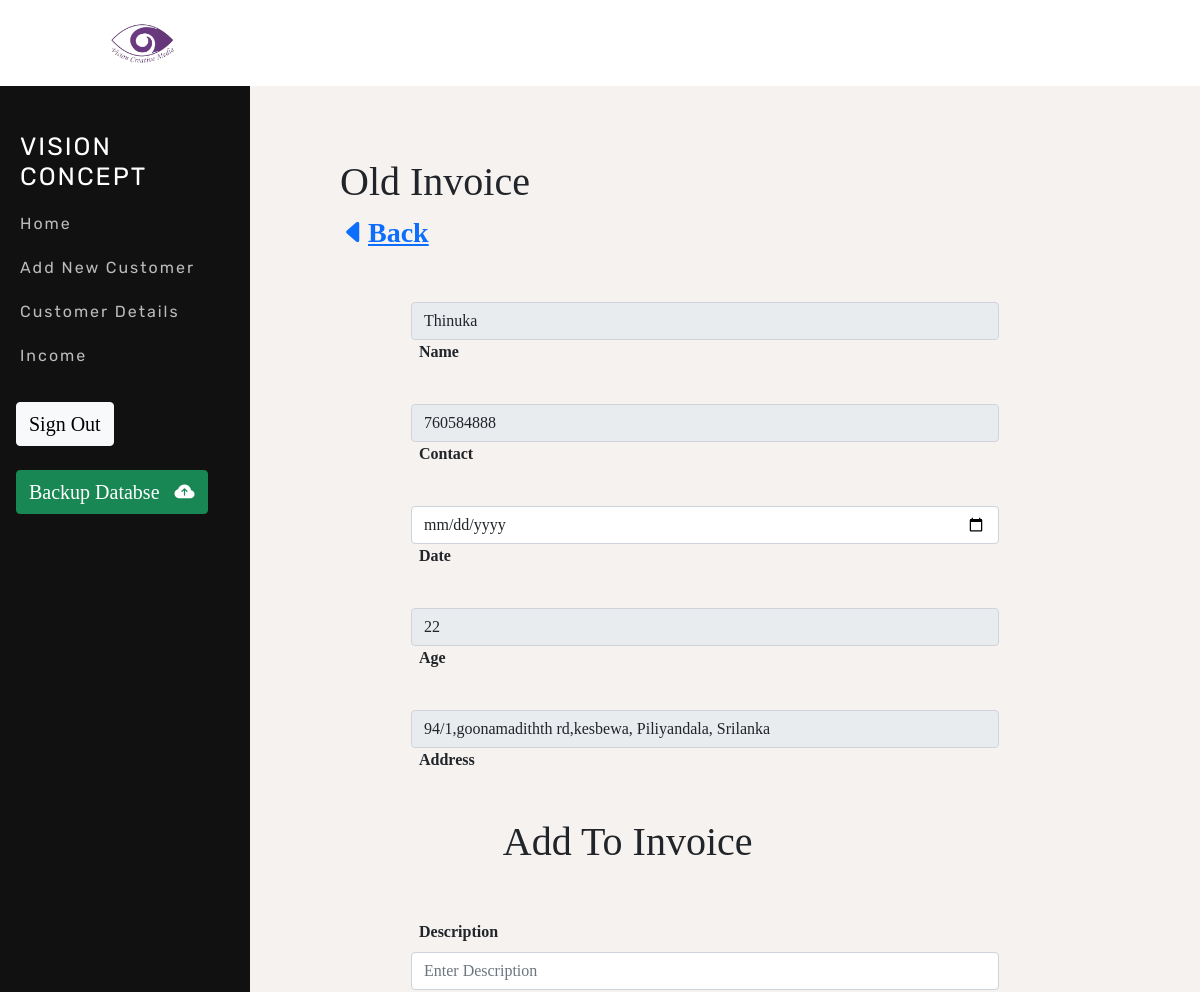
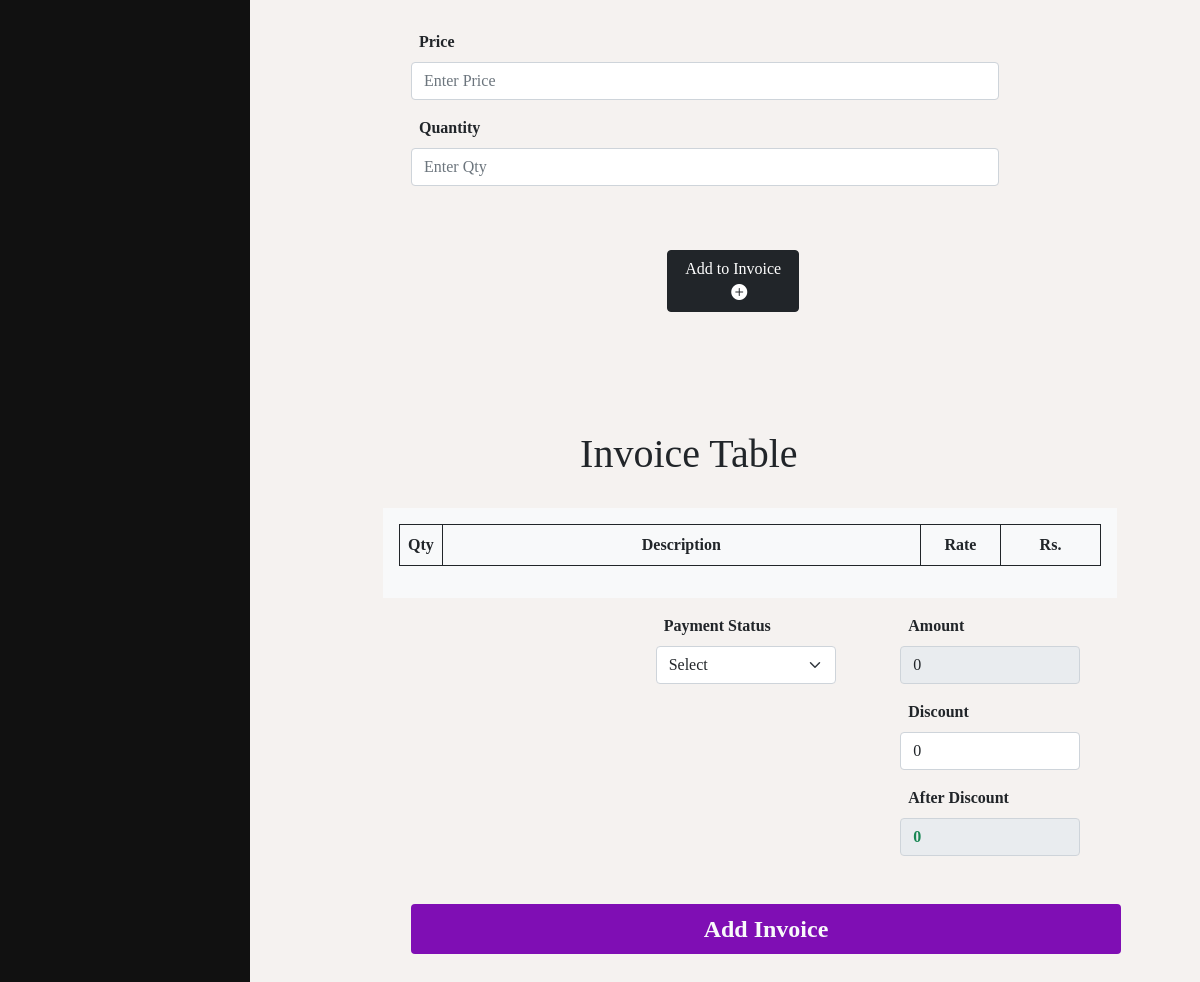
The page /oldInvoice.php?id=1 on the database its author committed (2 pictures, top to bottom).
### tables this page shows
CREATE TABLE `customer` (
  `id` varchar(70) NOT NULL DEFAULT 'AUTO_INCREMENT',
  `name` varchar(50) DEFAULT NULL,
  `address` varchar(150) DEFAULT NULL,
  `datetime` datetime DEFAULT NULL,
  `dob` date DEFAULT NULL,
  `mobile` varchar(50) DEFAULT NULL,
  PRIMARY KEY (`id`)
);

### connection.php (called while the page is built, shortened)
<?php
class Database{
    public static $connection;
    public static function setUpConnection(){
        if(!isset(Database::$connection)){
                Database::$connection = new mysqli("localhost","root","MTrw@20021022","vision_concept","3306");
        }
    }
    public static function search($q){
        $resultset = Database::$connection->query($q);
        return $resultset;
    }
}
?>

### oldInvoice.php (the view, shortened to what this page needs)
<!DOCTYPE html>
<html lang="en">
<head>
    <link rel="stylesheet" href="https://cdn.jsdelivr.net/npm/bootstrap-icons@1.8.3/font/bootstrap-icons.css">
    <link rel="stylesheet" href="style.css">
    <link rel="stylesheet" href="bootstrap.css">
    <link rel="stylesheet" href="https://cdn.jsdelivr.net/npm/bootstrap-icons@1.5.0/font/bootstrap-icons.css">
    <link rel="stylesheet" href="https://use.fontawesome.com/releases/v5.7.2/css/all.css" />
    <link rel="stylesheet" href="https://stackpath.bootstrapcdn.com/bootstrap/5.0.0-alpha1/css/bootstrap.min.css" />
    <link rel="stylesheet" href="https://use.fontawesome.com/releases/v5.7.2/css/all.css" />
</head>
<body class="body">
    <div class="row g-0">
        <div class="d-none d-lg-block col-3"></div>
        <main class="my-5 offset-lg-0 col-lg-9 col-md-12 col-10 col-sm-12 offset-md-0">
            <div class="container">
                <?php
                $id = $_GET["id"];
                require "connection.php";
                require "head.php";
                ?>
                <div class="d-none d-lg-block">
                    <?php
                    require "sideBar.php"
                    ?>
                </div>
                <div class="col-12  col-lg-8   p-3 mb-3">
                    <span class="col-12 addprohead fs-lg-1 fs-1">Old Invoice</span>
                    <div class=" col-5 fs-3 fw-bold"><a href="viewCustomer.php?id=<?php echo $id; ?>"><i class="bi bi-caret-left-fill"></i>Back</a></div>
                </div>
                <?php
                $date = date("Y-m-d");
                $customer_rs = Database::search("SELECT * FROM `customer` WHERE  `id`='" . $id . "'");
                $customer_data = $customer_rs->fetch_assoc();
                $age = (int)$date - (int)$customer_data["dob"];
                $invoice_num_rs = Database::search("SELECT MAX(invoice.id) as invo_id FROM invoice");
                $invoice_num_data = $invoice_num_rs->fetch_assoc();
                $iuid = $invoice_num_data['invo_id'] + 1;
                ?>
                <div class="col-lg-10 col-12 offset-1">
                    <div class="row">
                        <div class="col-12  mb-3 mt-3">
                            <div class="row">
                                <div class="col-lg-10 col-12">
                                    <input type="text" class="form-control mx-lg-3" value="<?php echo $customer_data["name"]; ?>" placeholder="Enter Name" id="name" disabled>
                                </div>
                                <label class="form-label fw-bold lbl1 mx-4 col-10">
                                    Name
                                </label>
                            </div>
                        </div>
                        <div class="col-12  mb-3 mt-3">
                            <div class="row">
                                <div class="col-lg-10 col-12">
                                    <input type="tel" class="form-control mx-lg-3" value="<?php echo $customer_data["mobile"]; ?>" placeholder="Enter Name" id="mobile" disabled>
                                </div>
                                <label class="form-label fw-bold lbl1 mx-4 col-10">
                                    Contact
                                </label>
                            </div>
                        </div>
                        <div class="col-12 mb-3 mt-3">
                            <div class="row">
                                <div class="col-lg-10 col-12">
                                    <input type="date" class="form-control mx-lg-3" placeholder="Enter Date" id="date" value="">
                                </div>
                                <label class="form-label fw-bold lbl1 mx-4 col-10">
                                    Date
                                </label>
                            </div>
                        </div>
                        <div class="col-12 mb-3 mt-3">
                            <div class="row">
                                <div class="col-lg-10 col-12">
                                    <input type="text" class="form-control mx-lg-3" placeholder="Enter Age" id="age" value="<?php echo $age; ?>" disabled>
                                </div>
                                <label class="form-label fw-bold lbl1 mx-4 col-10">
                                    Age
                                </label>
                            </div>
                        </div>
                        <div class="col-12 mb-3 mt-3">
                            <div class="row">
                                <div class="col-lg-10 col-12">
                                    <input type="tel" class="form-control mx-lg-3" placeholder="Enter Occupation" value="<?php echo $customer_data["address"]; ?>" disabled id="address">
                                </div>
                                <label class="form-label fw-bold lbl1 mx-4 col-10">
                                    Address
                                </label>
                            </div>
                        </div>
                        <div class="col-12  col-lg-8 text-center  p-3 mb-3">
                            <span class="col-12 addprohead fs-lg-1 fs-1">Add To Invoice</span>
                        </div>
                        <div class="col-12  mb-3 mt-3">
                            <div class="row">
                                <label class="form-label fw-bold lbl1 mx-4 col-10">
                                    Description
                                </label>
                                <div class="col-lg-10 col-12">
                                    <input type="text" class="form-control mx-lg-3" placeholder="Enter Description" id="desc">
                                </div>
                            </div>
                        </div>
                        <div class="col-12   mt-3">
                            <div class="row">
                                <label class="form-label fw-bold lbl1 mx-4 col-10">
                                    Price
                                </label>
                                <div class="col-lg-10 col-12">
                                    <input type="text" class="form-control mx-lg-3" placeholder="Enter Price" id="price">
                                </div>
                            </div>
                        </div>
                        <div class="col-12  mb-3 mt-3">
                            <div class="row">
                                <label class="form-label fw-bold lbl1 mx-4 col-10">
                                    Quantity
                                </label>
                                <div class="col-lg-10 col-12">
                                    <input type="number" class="form-control mx-lg-3" placeholder="Enter Qty" id="qty">
                                </div>
                            </div>
                        </div>
                        <div class="offset-lg-2 offset-1 col-10">
                            <div class="row">
                                <div class=" offset-lg-2 col-lg-4 col-12 d-grid mb-5 mt-5">
                                    <button class="btn btn-dark ms-lg-5" type="button" onclick="addInvoiceProcess();">Add to Invoice &nbsp;&nbsp;&nbsp;<i class="bi bi-plus-circle-fill"></i></button>
                                </div>
                            </div>
                        </div>
                        <div class="col-12  col-lg-10 text-center p-3 mt-5">
                            <span class="col-12 addprohead fs-lg-1 fs-1">Invoice Table</span>
                        </div>
                        <div class="mt-2 bg-light">
                            <div class="row p-3">
                                <table class="table table-bordered border-dark" id="invoTable">
                                    <thead>
                                        <tr class="border border-0 border-dark ">
                                            <th class="text-center border-dark border border-1" style="width: 40px;">Qty</th>
                                            <th class="text-center border-dark border border-1">Description</th>
                                            <th class="text-center border-dark border border-1" style="width: 80px;">Rate</th>
                                            <th class="text-center border-dark border border-1" style="width: 100px;">Rs.</th>
                                        </tr>
                                    </thead>
                                </table>
                            </div>
                        </div>
                        <div class="col-4 mt-3">
                        </div>
                        <div class="col-4 mt-3">
                            <div class="row">
                                <label class="form-label fw-bold lbl1 mx-4 col-10">
                                    Payment Status
                                </label>
                                <div class="col-lg-10 col-12">
                                    <select class="form-select mx-lg-3" id="paymentOption" onchange="paymentOption();">
                                        <option value="0" selected>Select</option>
                                    </select>
                                </div>
                            </div>
                        </div>
                        <div class="col-4   mt-3">
                            <div class="row">
                                <label class="form-label fw-bold lbl1 mx-4 col-10">
                                    Amount
                                </label>
                                <div class="col-lg-10 col-12">
                                    <input type="text" class="form-control mx-lg-3" value="0" placeholder="Price" id="amount" disabled>
                                </div>
                            </div>
                        </div>
                        <div class="col-4 mt-3">
                        </div>
                        <div class="col-4 mt-3">
                        </div>
                        <div class="col-4   mt-3">
                            <div class="row">
                                <label class="form-label fw-bold lbl1 mx-4 col-10">
                                    Discount
                                </label>
                                <div class="col-lg-10 col-12">
                                    <input type="text" class="form-control mx-lg-3" onkeyup="aftDiscount();" value="0" placeholder="Enter Discount Price" id="discount">
                                </div>
                            </div>
                        </div>
                        <div class="col-4   mt-3">
                        </div>
                        <div class="col-4"></div>
                        <div class="col-4   mt-3">
                            <div class="row">
                                <label class="form-label fw-bold lbl1 mx-4 col-10">
                                    After Discount
                                </label>
                                <div class="col-lg-10 col-12">
                                    <input type="number" class="form-control mx-lg-3 text-success fw-bold" value="0" placeholder="Enter Discount Price" id="aftdiscount" disabled>
                                </div>
                            </div>
                        </div>
                        <div class=" col-12 d-grid mx-3 mb-5 mt-5">
                            <button class="btn fw-bold fs-4 text-light" onclick="addOldInvoice(<?php echo $id; ?>,<?php echo $iuid; ?>);" style="background:  #7f0eb4;">Add Invoice</button>
                        </div>
                    </div>
                </div>
            </div>
        </main>
    </div>
</body>
</html>

### style.css (style rules this page uses)
.body { background-color: rgba(245, 242, 239, 0.932); }
table { font-family: arial, sans-serif; border-collapse: collapse; width: 100%; border: #000000; }
td, th { border: 1px solid #000000; text-align: center; padding: 8px; }
* { font-family: "NeuzeitGro"; }

### sideBar.css (style rules this page uses)
body { margin: 0; }

### rows shown on the page
customer: name "Thinuka", mobile "760584888", dob "22", address "94/1,goonamadithth rd,kesbewa, Piliyandala, Srilanka"
